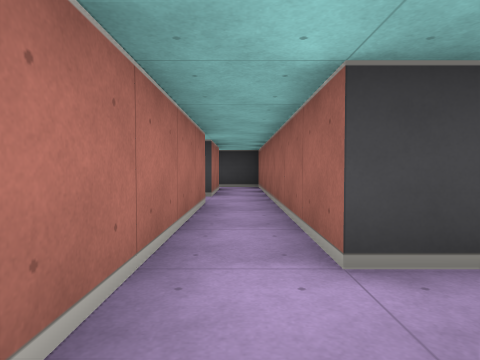
[1] (above)

13 first-person views from a walk through a cub3D maze. The camera is about half as high as the walls, tilts 2° down and sees 75° across. The floor is counted in squares. Each view is taken from the middle of a square. On the plan, view 1 faces up. The plan holds only what a view shows up to about 9 squares ahead; the rest is blank.

[2]
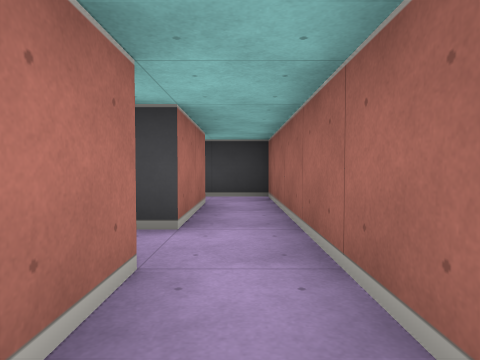

[3]
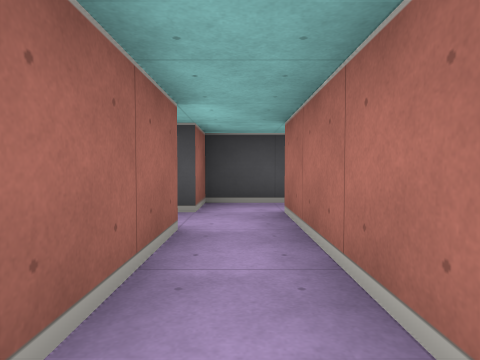

[4]
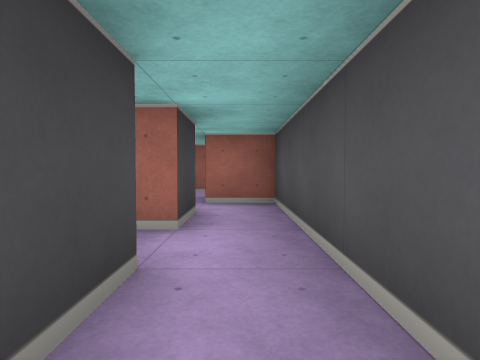

[5]
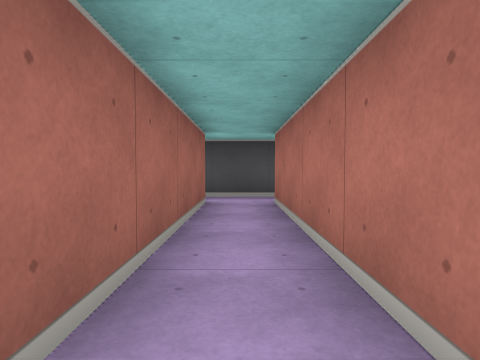

[6]
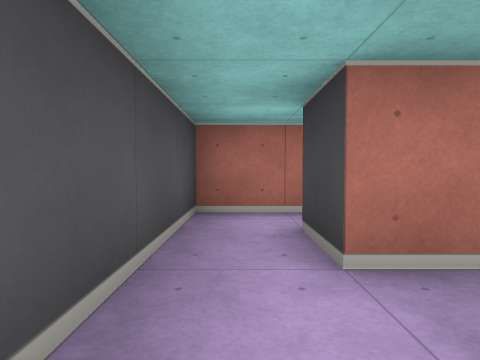

[7]
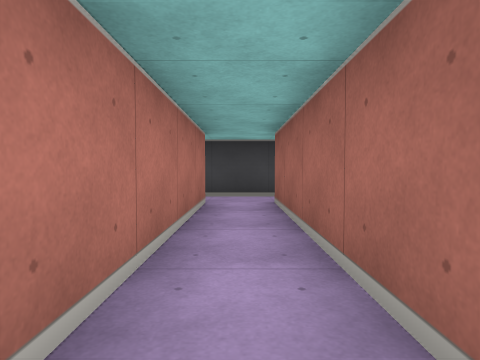

[8]
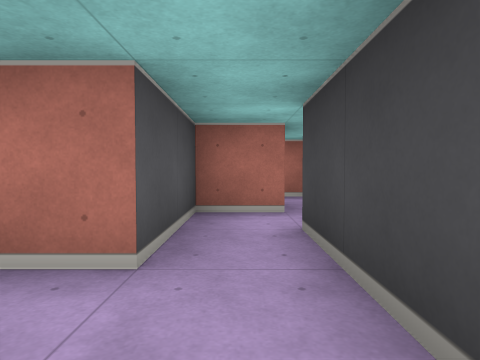

[9]
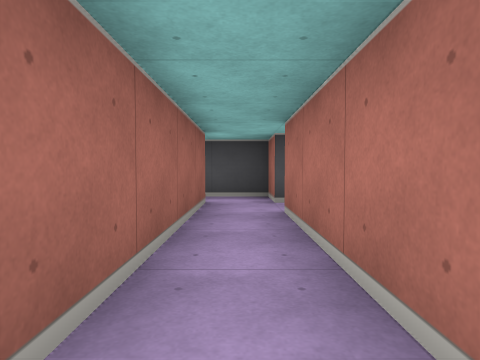

[10]
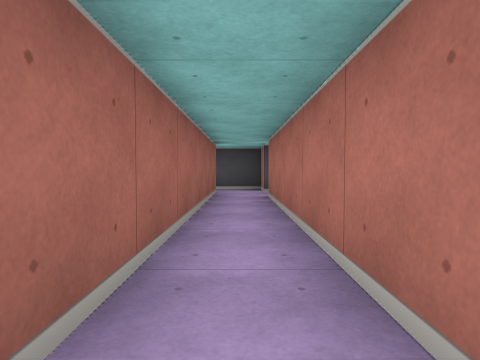

[11]
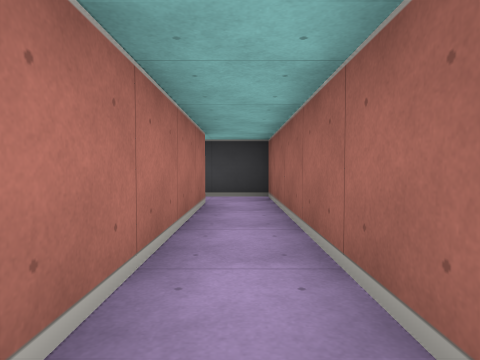

[12]
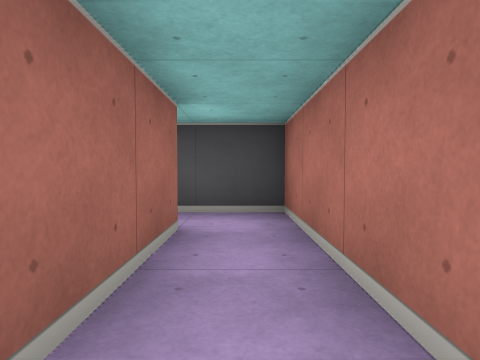

[13]
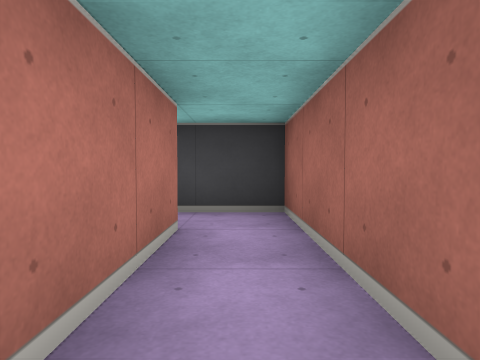

### Floor plan
Points are (right, up) in squares from view 1. A wall is a line through its corners. A room is listed if a view was taken in it or the views show most of it. See-through windows are left out.
Room 1 (views 1, 2, 3)
walls: (-0.5, 4.5) (-0.5, 0.5); (1.2, 1.5) (0.5, 1.5) (0.5, 7.5); (-0.5, -0.5) (0.5, -0.5) (0.5, 0.5); (-0.5, 7.5) (-0.5, 5.5)
ways out: opening at (-1, 0) to room 3; opening at (-1, 5) to room 3; opening at (0, 6.5) to room 6; opening at (1, 1)
Room 2 (views 4, 13)
walls: (-4.5, 2.5) (-4.5, -0.5) (-2.5, -0.5); (-2.5, 0.5) (-3.5, 0.5) (-3.5, 2.5)
ways out: opening at (-3, 0) to room 3; opening at (-4, 1.5) to room 5
Room 3 (views 5, 6, 7, 8)
walls: (-2.5, 4.5) (-2.5, 0.5); (-0.5, 0.5) (-1.5, 0.5) (-1.5, 4.5); (-0.5, 5.5) (-2.5, 5.5); (-2.5, -0.5) (-0.5, -0.5)
ways out: opening at (-1, 0) to room 1; opening at (-1, 5) to room 1; opening at (-3, 0) to room 2; opening at (-3, 5) to room 4
Room 4 (views 9, 10, 11)
walls: (-4.5, 5.5) (-4.5, 4.5) (-2.5, 4.5); (-2.5, 5.5) (-3.5, 5.5) (-3.5, 12.5) (-4.6, 12.5); (-4.5, 11.5) (-4.5, 6.5)
ways out: opening at (-3, 5) to room 3; opening at (-5, 6); opening at (-5, 12)
Room 5 (view 12)
walls: (-3.5, 2.5) (-3.5, 3.5) (-4.8, 3.5)
ways out: opening at (-4, 1.5) to room 2; opening at (-5, 3)
Room 6 (no view inside)
walls: (0.5, 7.5) (0.5, 8.5) (-0.6, 8.5)
ways out: opening at (0, 6.5) to room 1; opening at (-1, 8)

Where each view was taken, in squares from view 1:
view 1: 0 up, 0 right, facing up
view 2: 3 up, 0 right, facing up
view 3: 4 up, 0 right, facing down
view 4: 0 up, 4 left, facing right
view 5: 5 up, 2 left, facing down
view 6: 0 up, 1 left, facing left
view 7: 0 up, 2 left, facing up
view 8: 5 up, 1 left, facing left
view 9: 10 up, 4 left, facing down
view 10: 12 up, 4 left, facing down
view 11: 7 up, 4 left, facing up
view 12: 3 up, 4 left, facing down
view 13: 0 up, 4 left, facing up
